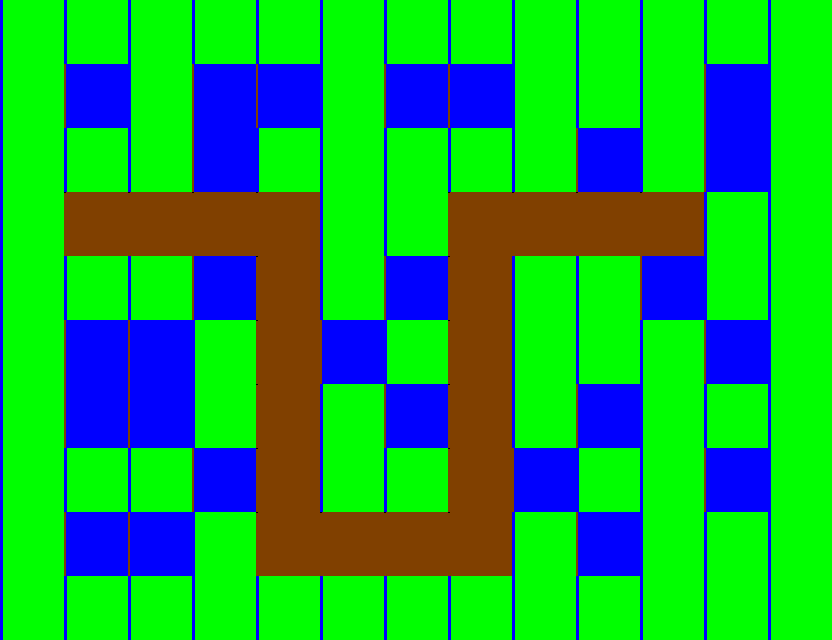

This game map was drawn from its Tiled (.tmx) file and the tilesets committed beside it. A one-line description and the trimmed map source follow:
An orthogonal 13x10 tile map with 64x64 px tiles, 1 tile layer (layer0).

<map version="1.0" orientation="orthogonal" renderorder="right-down" width="13" height="10" tilewidth="64" tileheight="64" nextobjectid="1">
 <tileset firstgid="1" name="tile" tilewidth="64" tileheight="64">
  <image source="tile.png" width="192" height="64" />
 </tileset>
 <layer name="layer0" width="13" height="10">
  <data>[130 cells, 130 non-empty, 3 distinct tile ids]</data>
 </layer>
</map>